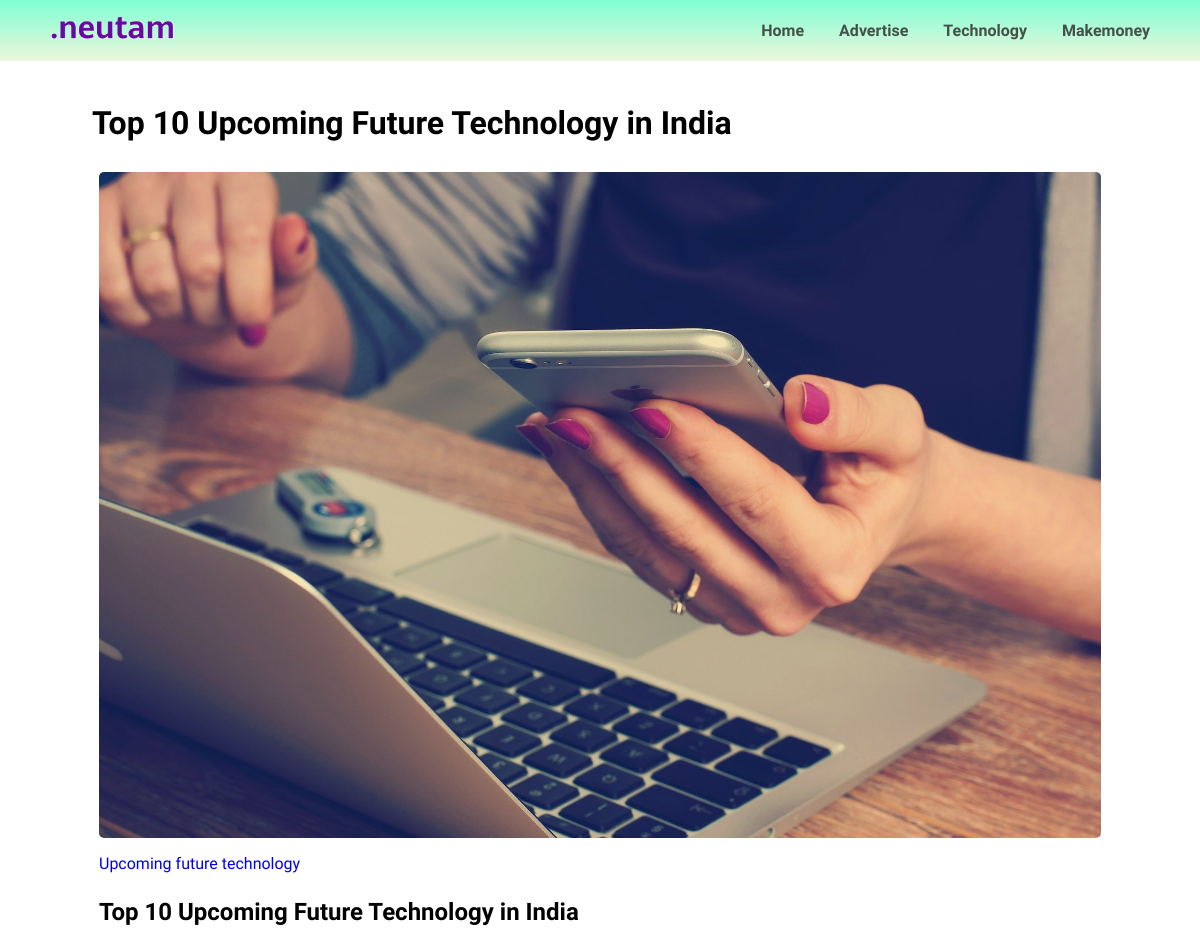
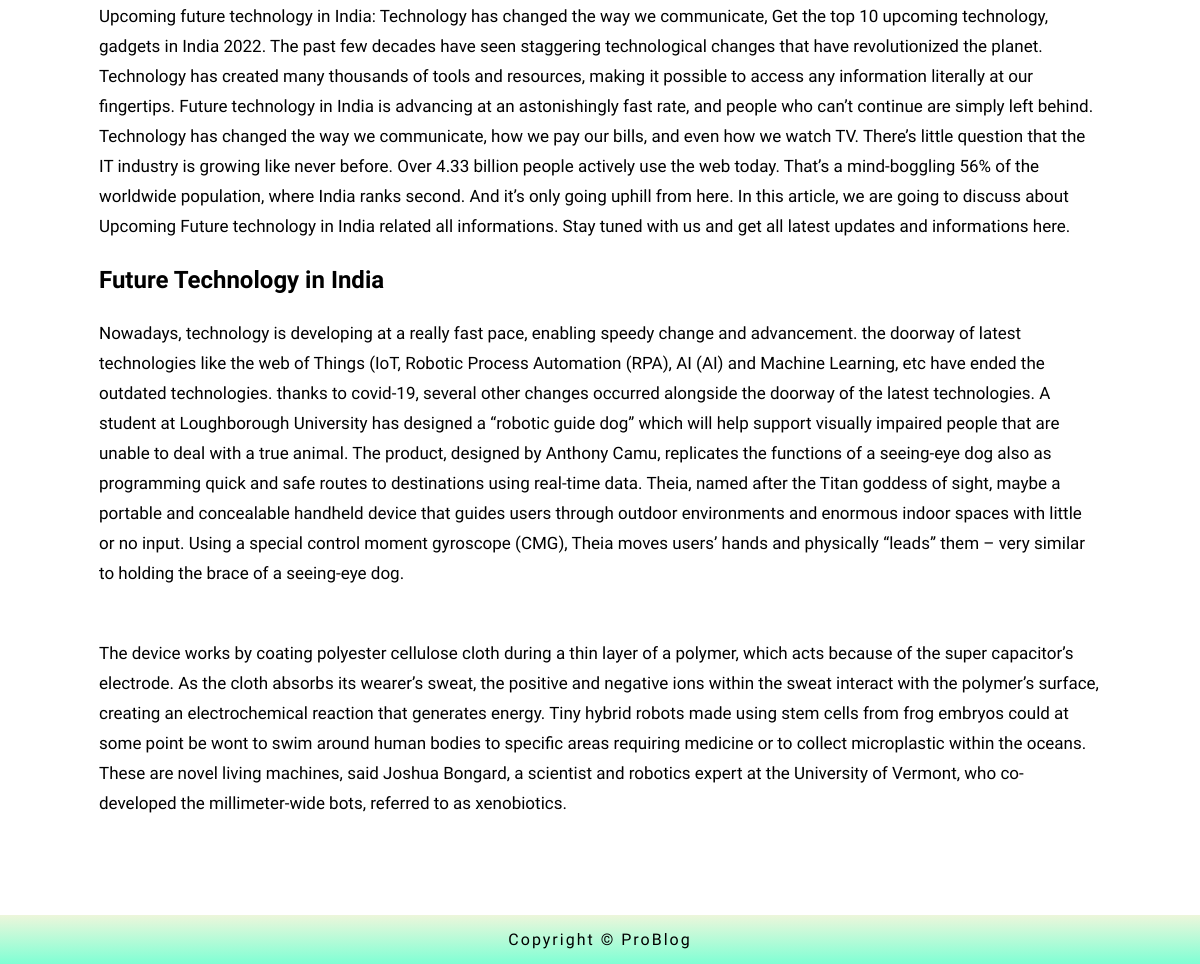
Screenshot of /tdes/1/ with the database file from the repository (2 pictures, top to bottom).
### core/models.py (models this page shows)
class Technology(models.Model):
    title = models.CharField(max_length=500)
    photo = models.ImageField(upload_to="myimage")
    date = models.DateTimeField(auto_now_add=True)
    backlink = models.URLField(max_length=150, blank=True)
    linkname = models.CharField(max_length=150, blank=True)
    desc = models.TextField(max_length=2500)
    subtitleone = models.CharField(max_length=500, blank=True)
    subphotoone = models.ImageField(upload_to="myimage", blank=True)
    subdescone =models.TextField(max_length=2500, blank=True)
    subtitletwo = models.CharField(max_length=500, blank=True)
    subphototwo = models.ImageField(upload_to="myimage", blank=True)
    subdesctwo =models.TextField(max_length=2500, blank=True)
    subtitlethree = models.CharField(max_length=500, blank=True)
    subphotothree = models.ImageField(upload_to="myimage", blank=True)
    subdescthree =models.TextField(max_length=2500, blank=True)

### core/views.py (the view)
# urls.py: path('tdes/<int:id>/', views.tech_des, name='tech-desc'),
def tech_des(request, id):
    pi = Technology.objects.get(pk=id)
    return render(request, 'core/tech-desc.html',{'pi':pi})

### core/templates/core/tech-desc.html (shortened to what this page needs)
{% extends 'core/base.html' %}
{% load static %}
{% block content %}
<link rel="stylesheet" href="{% static 'core/css/con-desc.css'%}">
        <div class="ads-desc-title">
            <h1>{{pi.title}}</h1>
            <div class="desc-img-res">
                <img src="{{pi.photo.url}}" alt="Lorem ipsum dolor sit amet, consectetur adipiscing elit." width="100%" height="100%">
            </div>
            <div class="ads-desc-con">
                <a href="{{pi.backlink}}">{{pi.linkname}}</a>
                <h2>{{pi.title}}</h2>
                    <p>{{pi.desc}}</p>
                <h2>{{pi.subtitleone}}</h2>
                    <p>{{pi.subdescone}}</p>
                <h2>{{pi.subtitletwo}}</h2>
                <p>{{pi.subdesctwo}}</p>
                <h2>{{pi.subtitlethree}}</h2>
            </div>
        </div>
{% endblock content %}

### core/static/core/css/Style.css (style rules this page uses)
* { box-sizing: border-box; }
body { margin: 0; padding: 0; font-family: 'Muli', sans-serif; }
a { text-decoration: none; }

### core/static/core/css/con-desc.css (style rules this page uses)
.ads-desc-title { width: auto; height: auto; border: 0px solid black; margin: 0px 75px; }
.ads-desc-title h1 { width: auto; height:auto; border: 0px solid red; padding: 5px; line-height: 45px; }
.ads-desc-con { width: auto; height: auto; border: 0px solid black; padding: 12px; }
.ads-desc-con h2 { width: auto; height:auto; border: 0px solid red; padding: 5px 0px; }
.ads-desc-con p { font-size: 17px; line-height: 30px; }
.desc-img-res { width: auto; height: auto; border: 0px solid yellow; padding: 0 12px; }
.desc-img-res img { width: 100%; height: 85%; border: 0px solid red; border-radius: 5px; }

### core/templates/core/tech-desc.html (style rules this page uses)
.ads-desc-title { width: auto; height: auto; border: 0px solid black; margin: 0px 75px; }
.ads-desc-title h1 { width: auto; height:auto; border: 0px solid red; padding: 5px; line-height: 45px; }
.ads-desc-con { width: auto; height: auto; border: 0px solid black; padding: 12px; }
.ads-desc-con h2 { width: auto; height:auto; border: 0px solid red; padding: 5px 0px; }
.ads-desc-con p { font-size: 17px; line-height: 30px; }
.desc-img-res { width: auto; height: auto; border: 0px solid yellow; padding: 0 12px; }
.desc-img-res img { width: 100%; height: 85%; border: 0px solid red; border-radius: 5px; }

### rows the page displays
Technology: title "Top 10 Upcoming Future Technology in India", photo (picture), linkname "Upcoming future technology", desc "Upcoming future technology in India: Technology has changed the way we communicate, Get the top 10 upcoming technology, gadgets in India 2022. The past few decades have seen staggering technological changes that have revolutionized the planet. Technology has created many thousands of tools and resources, making it possible to access any information literally at our fingertips. Future technology in India is advancing at an astonishingly fast rate, and people who can’t continue are simply left behind. Technology has changed the way we communicate, how we pay our bills, and even how we watch TV. There’s little question that the IT industry is growing like never before. Over 4.33 billion people…", subtitleone "Future Technology in India", subdescone "Nowadays, technology is developing at a really fast pace, enabling speedy change and advancement. the doorway of latest technologies like the web of Things (IoT, Robotic Process Automation (RPA), AI (AI) and Machine Learning, etc have ended the outdated technologies. thanks to covid-19, several other changes occurred alongside the doorway of the latest technologies. A student at Loughborough University has designed a “robotic guide dog” which will help support visually impaired people that are unable to deal with a true animal. The product, designed by Anthony Camu, replicates the functions of a seeing-eye dog also as programming quick and safe routes to destinations using real-time data.…", subdesctwo "The device works by coating polyester cellulose cloth during a thin layer of a polymer, which acts because of the super capacitor’s electrode. As the cloth absorbs its wearer’s sweat, the positive and negative ions within the sweat interact with the polymer’s surface, creating an electrochemical reaction that generates energy. Tiny hybrid robots made using stem cells from frog embryos could at some point be wont to swim around human bodies to specific areas requiring medicine or to collect microplastic within the oceans. These are novel living machines, said Joshua Bongard, a scientist and robotics expert at the University of Vermont, who co-developed the millimeter-wide bots, referred to…"
